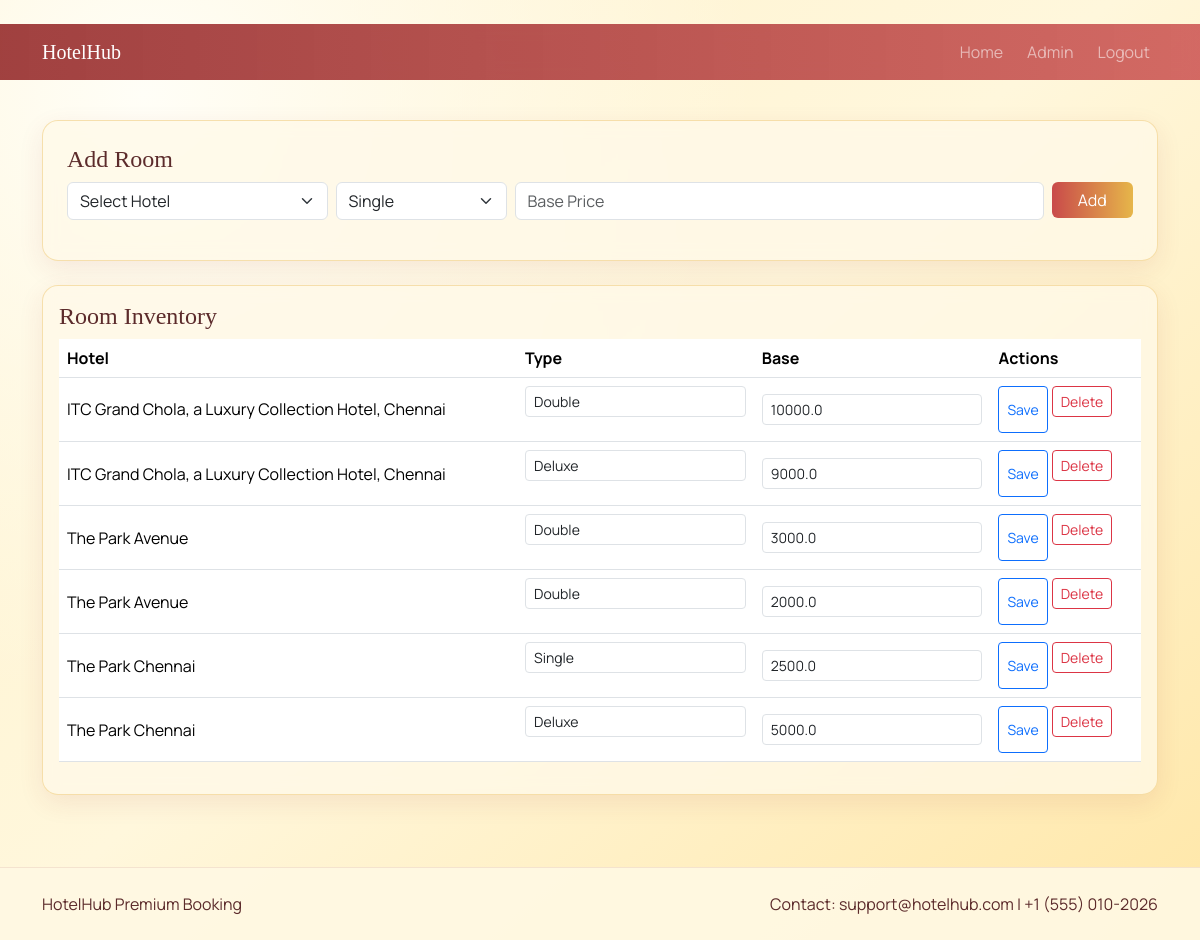
The page /admin/rooms (signed in) on the database its author committed.
### models.py (models this page shows)
class Room(db.Model):
    __tablename__ = 'rooms'
    id = db.Column(db.Integer, primary_key=True)
    hotel_id = db.Column(db.Integer, db.ForeignKey('hotels.id'), nullable=False)
    room_type = db.Column(db.String(50), nullable=False)
    base_price = db.Column(db.Float, nullable=False)
    price_modifier = db.Column(db.Float, default=1.0)
    availability_count = db.Column(db.Integer, default=1)
    bookings = db.relationship('Booking', backref='room', lazy=True)

class Hotel(db.Model):
    __tablename__ = 'hotels'
    id = db.Column(db.Integer, primary_key=True)
    name = db.Column(db.String(200), nullable=False)
    description = db.Column(db.Text, nullable=False)
    location = db.Column(db.String(120), nullable=False)
    address = db.Column(db.String(255), nullable=False)
    amenities = db.Column(db.Text, default='')
    price_per_night = db.Column(db.Float, nullable=False)
    rating = db.Column(db.Float, default=4.0)
    image_filename = db.Column(db.String(255), default='default-hotel.jpg')
    created_at = db.Column(db.DateTime, default=datetime.utcnow)
    rooms = db.relationship('Room', backref='hotel', lazy=True, cascade='all, delete-orphan')
    bookings = db.relationship('Booking', backref='hotel', lazy=True, cascade='all, delete-orphan')

### routes.py (the view)
    @app.route('/admin/rooms')
    @login_required
    @admin_required
    def admin_rooms():
        rooms = Room.query.order_by(Room.id.desc()).all()
        hotels = Hotel.query.order_by(Hotel.name.asc()).all()
        return render_template('admin_rooms.html', rooms=rooms, hotels=hotels)

### app.py (called while the page is built)
def create_app():
    app = Flask(__name__)
    app.config['SECRET_KEY'] = 'change-this-in-production'
    app.config['SQLALCHEMY_DATABASE_URI'] = 'sqlite:///database.db'
    app.config['SQLALCHEMY_TRACK_MODIFICATIONS'] = False
    app.config['UPLOAD_FOLDER'] = 'static/images/hotels'
    app.config['MAX_CONTENT_LENGTH'] = 5 * 1024 * 1024
    db.init_app(app)
    login_manager = LoginManager()
    login_manager.login_view = 'login'
    login_manager.init_app(app)
    @login_manager.user_loader
    def load_user(user_id):
        return User.query.get(int(user_id))
    init_routes(app)
    with app.app_context():
        db.create_all()
        User.bootstrap_admin()
    return app

### routes.py (called while the page is built)
def admin_required(func):
    @wraps(func)
    def wrapper(*args, **kwargs):
        if not current_user.is_authenticated or current_user.role != 'admin':
            flash('Admin access required.', 'danger')
            return redirect(url_for('index'))
        return func(*args, **kwargs)
    return wrapper

### templates/admin_rooms.html (shortened to what this page needs)
﻿{% extends 'base.html' %}
{% block content %}
<div class="container py-4">
    <div class="glass-card p-4 mb-4">
        <h4 class="brand-font">Add Room</h4>
        <form method="post" action="{{ url_for('admin_add_room') }}" class="row g-2">
            <div class="col-md-3">
                <select class="form-select" name="hotel_id" required>
                    <option value="">Select Hotel</option>
                </select>
            </div>
            <div class="col-md-2">
                <select class="form-select" name="room_type" required>
                    <option>Single</option><option>Double</option><option>Deluxe</option><option>Suite</option>
                </select>
            </div>
            <div class="col-md-6"><input class="form-control" name="base_price" step="0.01" type="number" placeholder="Base Price" required></div>
            <div class="col-md-1"><button class="btn btn-gradient w-100" type="submit">Add</button></div>
        </form>
    </div>
    <div class="glass-card p-3">
        <h4 class="brand-font">Room Inventory</h4>
        <div class="table-responsive">
            <table class="table align-middle">
                <thead><tr><th>Hotel</th><th>Type</th><th>Base</th><th>Actions</th></tr></thead>
                <tbody>
                    {% for room in rooms %}
                    <tr>
                        <td>{{ room.hotel.name }}</td>
                        <td>
                            <form method="post" action="{{ url_for('admin_edit_room', room_id=room.id) }}" class="d-flex gap-1 align-items-center">
                                <input class="form-control form-control-sm" name="room_type" value="{{ room.room_type }}">
                        </td>
                        <td><input class="form-control form-control-sm" type="number" step="0.01" name="base_price" value="{{ room.base_price }}"></td>
                        <td class="d-flex gap-1">
                                <button class="btn btn-sm btn-outline-primary" type="submit">Save</button>
                            <form method="post" action="{{ url_for('admin_delete_room', room_id=room.id) }}">
                                <button class="btn btn-sm btn-outline-danger" type="submit">Delete</button>
                            </form>
                        </td>
                    </tr>
                    {% else %}
                    <tr><td colspan="4" class="text-center">No rooms available.</td></tr>
                    {% endfor %}
                </tbody>
            </table>
        </div>
    </div>
</div>
{% endblock %}

### static/css/style.css (style rules this page uses)
:root { --bg-one: #fff7dc; --bg-two: #ffe7a8; --bg-three: #fff2cc; --ink: #5c2b2b; --accent: #c94a4a; --accent-two: #e6b64a; }
* { box-sizing: border-box; }
body { font-family: 'Manrope', sans-serif; color: var(--ink); min-height: 100vh; background: radial-gradient(circle at 12% 10%, #fffef7 0%, rgba(255, 254, 247, 0) 45%), linear-gradient(140deg, var(--bg-three) 0%, var(--bg-one) 48%, var(--bg-two) 100%); }
.brand-font { font-family: 'Playfair Display', serif; }
.btn-gradient { color: #fff; background: linear-gradient(90deg, var(--accent), var(--accent-two)); border: 0; }
.glass-card { border: 1px solid rgba(230, 182, 74, .38); background: rgba(255, 249, 232, .78); border-radius: 16px; box-shadow: 0 8px 26px rgba(150, 44, 44, .09); backdrop-filter: blur(8px); }

### rows shown on the page
Room: hotel.name "ITC Grand Chola, a Luxury Collection Hotel, Chennai", room_type "Double", base_price "10000.0"
Room: hotel.name "ITC Grand Chola, a Luxury Collection Hotel, Chennai", room_type "Deluxe", base_price "9000.0"
Room: hotel.name "The Park Avenue", room_type "Double", base_price "3000.0"
Room: hotel.name "The Park Avenue", room_type "Double", base_price "2000.0"
Room: hotel.name "The Park Chennai", room_type "Single", base_price "2500.0"
Room: hotel.name "The Park Chennai", room_type "Deluxe", base_price "5000.0"
